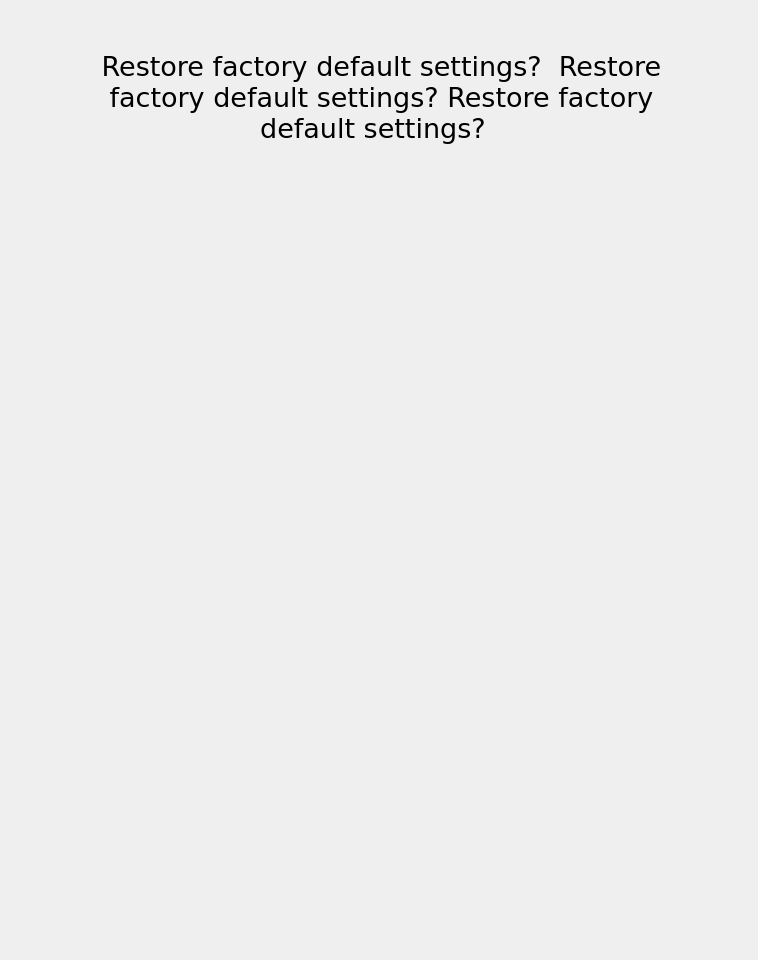
<?xml version="1.0" encoding="UTF-8"?>
<ui version="4.0">
 <class>InfoDialog</class>
 <widget class="QDialog" name="InfoDialog">
  <property name="geometry">
   <rect>
    <x>0</x>
    <y>0</y>
    <width>758</width>
    <height>960</height>
   </rect>
  </property>
  <property name="windowTitle">
   <string>Dialog</string>
  </property>
  <property name="styleSheet">
   <string notr="true"/>
  </property>
  <layout class="QVBoxLayout" name="verticalLayout_2">
   <property name="spacing">
    <number>0</number>
   </property>
   <property name="leftMargin">
    <number>0</number>
   </property>
   <property name="topMargin">
    <number>0</number>
   </property>
   <property name="rightMargin">
    <number>0</number>
   </property>
   <property name="bottomMargin">
    <number>20</number>
   </property>
   <item>
    <widget class="QWidget" name="SeparateVertical" native="true">
     <layout class="QVBoxLayout" name="V"/>
    </widget>
   </item>
   <item>
    <widget class="QWidget" name="InfoDialogCont" native="true">
     <layout class="QHBoxLayout" name="horizontalLayout">
      <property name="spacing">
       <number>0</number>
      </property>
      <item>
       <widget class="QFrame" name="bgdialog">
        <property name="minimumSize">
         <size>
          <width>606</width>
          <height>281</height>
         </size>
        </property>
        <property name="maximumSize">
         <size>
          <width>606</width>
          <height>281</height>
         </size>
        </property>
        <property name="styleSheet">
         <string notr="true"/>
        </property>
        <layout class="QVBoxLayout" name="verticalLayout">
         <property name="spacing">
          <number>0</number>
         </property>
         <property name="margin">
          <number>0</number>
         </property>
         <item>
          <layout class="QHBoxLayout" name="horizontalLayout_2">
           <property name="spacing">
            <number>0</number>
           </property>
           <property name="leftMargin">
            <number>15</number>
           </property>
           <property name="rightMargin">
            <number>10</number>
           </property>
           <item>
            <widget class="QLabel" name="text">
             <property name="font">
              <font>
               <family>DejaVu Sans</family>
               <pointsize>20</pointsize>
              </font>
             </property>
             <property name="styleSheet">
              <string notr="true"/>
             </property>
             <property name="text">
              <string>Restore factory default settings?  Restore factory default settings? Restore factory default settings?  </string>
             </property>
             <property name="textFormat">
              <enum>Qt::AutoText</enum>
             </property>
             <property name="alignment">
              <set>Qt::AlignCenter</set>
             </property>
             <property name="wordWrap">
              <bool>true</bool>
             </property>
            </widget>
           </item>
          </layout>
         </item>
         <item>
          <widget class="QLabel" name="spinerLbl">
           <property name="text">
            <string/>
           </property>
          </widget>
         </item>
        </layout>
       </widget>
      </item>
     </layout>
    </widget>
   </item>
   <item>
    <spacer name="verticalSpacer_2">
     <property name="orientation">
      <enum>Qt::Vertical</enum>
     </property>
     <property name="sizeHint" stdset="0">
      <size>
       <width>20</width>
       <height>40</height>
      </size>
     </property>
    </spacer>
   </item>
  </layout>
 </widget>
 <resources/>
 <connections/>
</ui>
